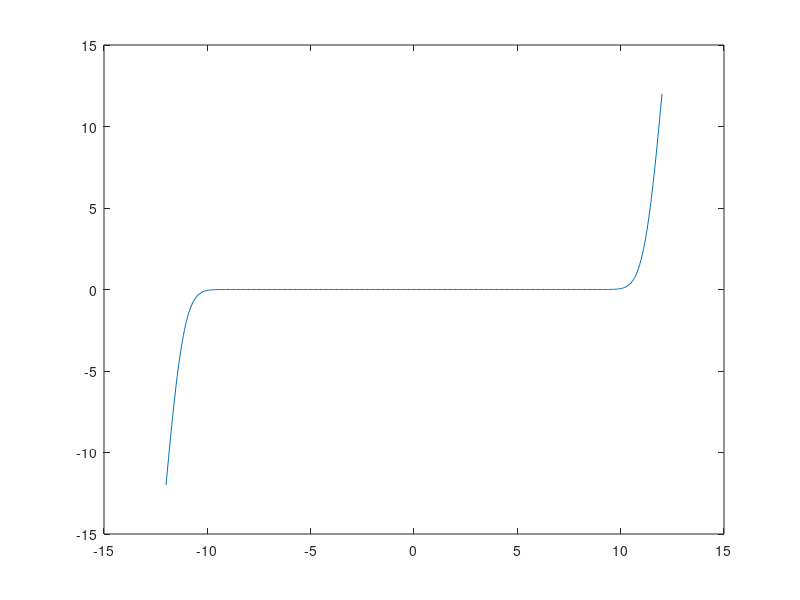

The MATLAB source for this figure:
function testcomplexification
close all
format long
format compact
% target point
xtarg = -5;
ytarg = 6;
ztarg = xtarg+1i*ytarg;
% source point
xsource = 0;
ysource = -2;
zsource = xsource + 1i*ysource;
% wave number
omega = 5.5+1i*1e-1;


% integration domain [-L,L]
L = 12;
% number of equispaced quadrature points
n = 200;
% quadrature weights
h = L/n;

% original integration domain
x = h*(-n:n);
xp = ones(size(x));

n0 = n/2;

c=12;
% contour deformation on the left
indl = 1:n0;
x0 = x(indl);
x(indl) = x0-c*1i*erfc(x0+L);
xp(indl) = 1+c*1i*exp(-(x0+L).^2)*2/sqrt(pi);

% contour deformation on the right
indr = (length(x)-n0+1):length(x);
x(indr) = -fliplr(x(indl));
xp(indr) = fliplr(xp(indl));

plot(x)
r1 = sqrt((x-xtarg).^2+ytarg^2);
% single layer potential kernel values on the contour
kerval = 1i/4*besselh(0,omega*r1);

% density
r2 = sqrt((x-xsource).^2+ysource^2);
dens = 1i/4*besselh(1,omega*r2)*omega*ysource./r2;

% trapezoidal rule 
ucomp = -2*h*sum(kerval.*dens.*xp)

% exact solution is a monopole
uexact = 1i/4*besselh(0,omega*abs(ztarg-zsource))
rerr = abs((ucomp-uexact)/uexact)

%find(imag(sqrt((x-x.').^2))<0)
